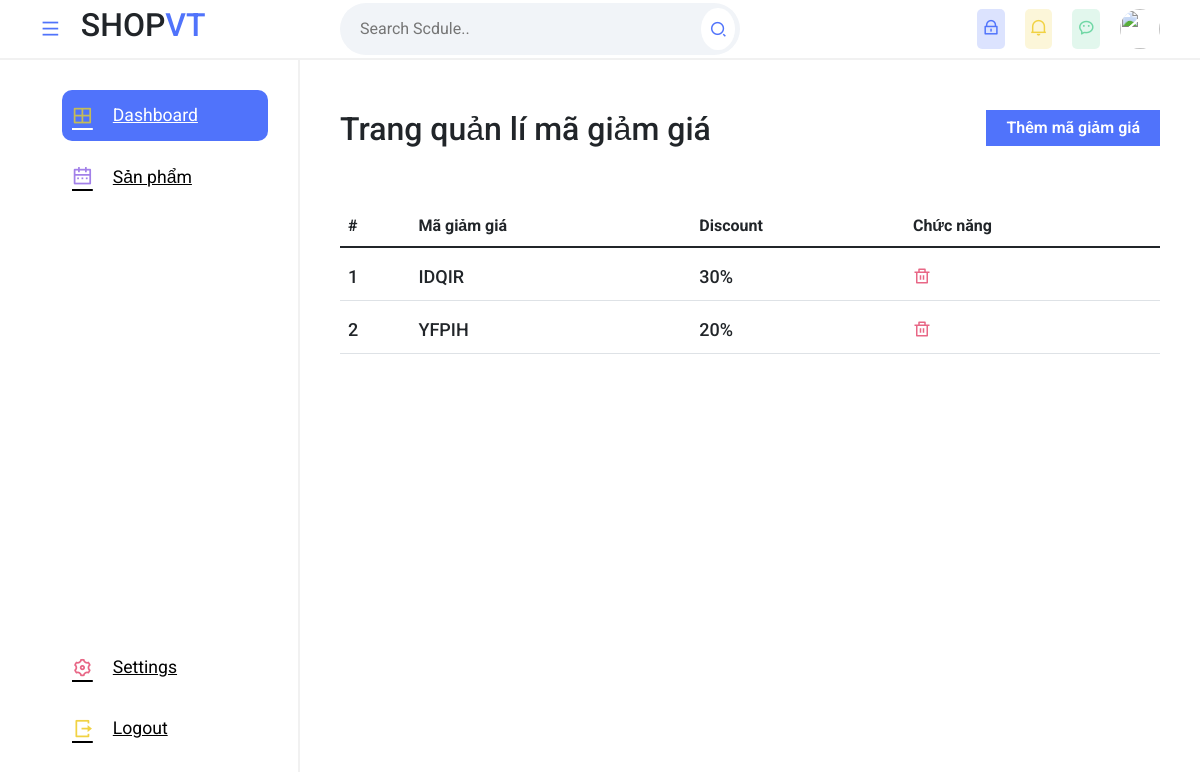
/sever/view/magiamgia.php (signed in), run on the app's committed database.
### tables this page shows
CREATE TABLE `discount` (
  `discount_id` int(11) NOT NULL,
  `discount_sotien` int(11) NOT NULL,
  `discount_code` varchar(50) NOT NULL
);

### sever/mode/database.php (called while the page is built, shortened)
<?php
class Database{
    public $host = DB_HOST;
    public $user = DB_USER;
    public $pass = DB_PASS;
    public $dbname = DB_NAME;
    public $link;
public function connectDB(){
    $this->link = new mysqli($this->host , $this->user, $this->pass , $this->dbname);
    if($this->link){
        return false;
    }
}
public function select($query){
    $result = $this->link->query($query) or
     die($this->link->error.__LINE__);
    if($result != false && $result->num_rows > 0){
        return $result;
    }else{
        return false;
    }
}
}
?>

### sever/mode/sanpham_class.php (called while the page is built, shortened)
<?php
include '../mode/database.php';
class Sanpham_class{
    private $db;
    public function __construct(){
        $this -> db = new Database();
    }
    public function show_discount(){
        $query = "SELECT * FROM discount ORDER BY discount_id DESC";
       $result = $this -> db -> select($query);
       return $result;
    }
}
?>

### sever/view/magiamgia.php (the view, shortened to what this page needs)
<?php
    include './header.php';
    include './menu.php';
    include '../mode/sanpham_class.php';
    $sanpham_class = new Sanpham_class();
    $show_discount = $sanpham_class -> show_discount();
?>
<div class="main--content">
    <div class="sanpham_top">
        <div class="sanpham_top__left">
            <h2>Trang quản lí mã giảm giá</h2>
        </div>
        <div class="sanpham_top__right">
            <button class="btn_them"><a href="./themdiscount.php">Thêm mã giảm giá</a></button>
        </div>
    </div>
    <div class="sanpham_bottom">
        <div class="sanpham_table">
            <table class="table">
                <thead>
                    <tr>
                    <th scope="col">#</th>
                    <th scope="col">Mã giảm giá</th>
                    <th scope="col">Discount</th>
                    <th scope="col">Chức năng</th>
                    </tr>
                </thead>
                <tbody>
                    <?php
                        if($show_discount){
                            $num =0;
                            while($kq = $show_discount -> fetch_assoc()){
                                $num ++;
                    ?>
                    <tr>
                    <td scope="row"><?php echo $num?></td>
                    <td><?php echo $kq['discount_code']  ?></td>
                    <td><?php echo $kq['discount_sotien']  ?>%</td>
                    <td><a class="a_btn" href="./xoadiscount.php?discount_id=<?php echo $kq['discount_id']?>"><i class="ri-delete-bin-line delete"></i></a></td>
                    </tr>
                    <?php
                        }}
                    ?>
                </tbody>
        </table>
        </div>
    </div>
</div>

### sever/public/quantri.css (style rules this page uses)
* { margin: 0; padding: 0; box-sizing: border-box; font-family: 'Roboto', sans-serif; }
body { position: relative; width: 100%; }
a { text-decoration: none; }
.main--content { position: absolute; top: 0; right: 0; height: 100%; width: calc(100% - 300px); padding: 0 40px; overflow-y: scroll; transition: .3s; }
.table { overflow-y: scroll; }
table { width: 100%; text-align: left; border-collapse: collapse; }
tr { border-bottom: 1px solid #f1f1f1; }
td, th { padding-block: 10px; }
.delete { color: #e86786; }

### sever/public/sanpham.css (style rules this page uses)
.sanpham_top { display: flex; padding: 50px 0px; justify-content: space-between; }
:root { --blue-color:#5073FB; }
.a_btn { text-decoration: none; color: black; }
.btn_them { height: 36px; border: none; background: var(--blue-color) ; color: white; }
.btn_them a { text-decoration: none; color: white; font-weight: 600; padding: 21px 20px; }
.table tbody td { font-size: 18px; font-weight: 500; padding-top: 15px; }

### data on the page
discount: discount_code "IDQIR", discount_sotien "30"
discount: discount_code "YFPIH", discount_sotien "20"
